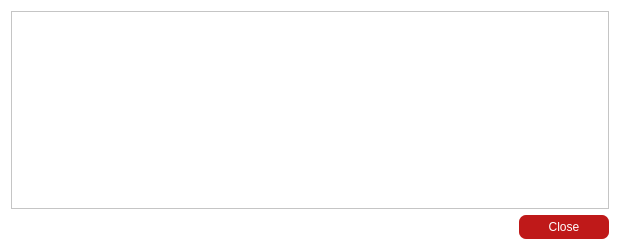
<?xml version="1.0" encoding="UTF-8"?>
<ui version="4.0">
 <class>TransactionDescDialog</class>
 <widget class="QDialog" name="TransactionDescDialog">
  <property name="geometry">
   <rect>
    <x>0</x>
    <y>0</y>
    <width>620</width>
    <height>250</height>
   </rect>
  </property>
  <property name="maximumSize">
   <size>
    <width>16777215</width>
    <height>480</height>
   </size>
  </property>
  <property name="windowTitle">
   <string>Transaction details</string>
  </property>
  <property name="styleSheet">
   <string notr="true">background-color: rgb(255, 255, 255);</string>
  </property>
  <layout class="QVBoxLayout" name="verticalLayout">
   <item>
    <widget class="QTextEdit" name="detailText">
     <property name="sizePolicy">
      <sizepolicy hsizetype="Preferred" vsizetype="Preferred">
       <horstretch>0</horstretch>
       <verstretch>0</verstretch>
      </sizepolicy>
     </property>
     <property name="maximumSize">
      <size>
       <width>16777215</width>
       <height>390</height>
      </size>
     </property>
     <property name="toolTip">
      <string>This pane shows a detailed description of the transaction</string>
     </property>
     <property name="readOnly">
      <bool>true</bool>
     </property>
    </widget>
   </item>
   <item>
    <widget class="QDialogButtonBox" name="buttonBox">
     <property name="styleSheet">
      <string notr="true">QPushButton {
 color: white;
 background-color: #BF1919;
 border-width: 0px;
 border-color: #339;
 border-style: solid;
 border-radius: 7;
 padding: 3px;
 font-size: 12px;
 padding-left: 5px;
 padding-right: 5px;
 min-width: 80px;
 max-width:150px;
 min-height: 18px;
 max-height: 18px;
}

QPushButton:!enabled {
	background-color: #769597;
}

QPushButton:hover {
	background-color: #990000;
}

QPushButton:pressed:flat {
	background-color: #00a99d;
}</string>
     </property>
     <property name="orientation">
      <enum>Qt::Horizontal</enum>
     </property>
     <property name="standardButtons">
      <set>QDialogButtonBox::Close</set>
     </property>
    </widget>
   </item>
  </layout>
 </widget>
 <resources/>
 <connections>
  <connection>
   <sender>buttonBox</sender>
   <signal>accepted()</signal>
   <receiver>TransactionDescDialog</receiver>
   <slot>accept()</slot>
   <hints>
    <hint type="sourcelabel">
     <x>248</x>
     <y>254</y>
    </hint>
    <hint type="destinationlabel">
     <x>157</x>
     <y>274</y>
    </hint>
   </hints>
  </connection>
  <connection>
   <sender>buttonBox</sender>
   <signal>rejected()</signal>
   <receiver>TransactionDescDialog</receiver>
   <slot>reject()</slot>
   <hints>
    <hint type="sourcelabel">
     <x>316</x>
     <y>260</y>
    </hint>
    <hint type="destinationlabel">
     <x>286</x>
     <y>274</y>
    </hint>
   </hints>
  </connection>
 </connections>
</ui>
